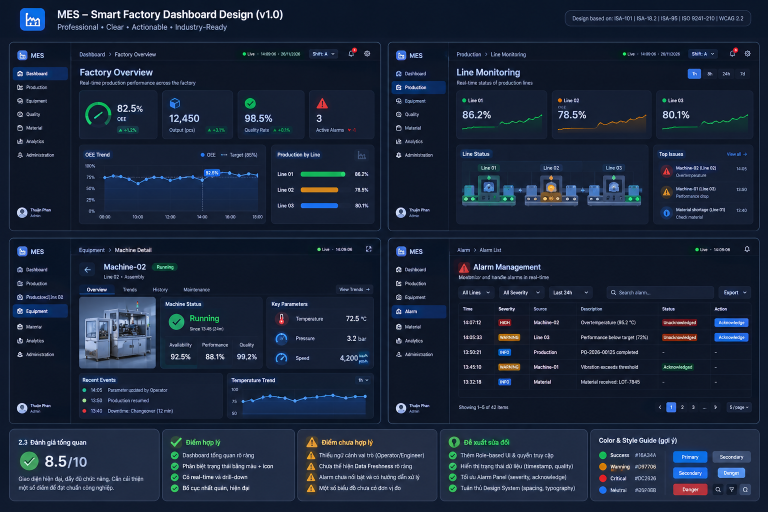
#> input picture docs/screenshots/UI2x2.png, 1536 x 1024 px, found by its file name (shown at 1/2 size)
$ python gauge_decisive.py
#> lines starting #> are read from the running program, lines starting #| are printed output that depends on the picture; after the words box and inside, x2 and y2 are one past the last pixel; in counts of white or black regions, pixels touching at a corner belong together
"""Xác định chính xác: KPI card 1 trong ảnh gốc có gauge tròn không?"""
import numpy as np
from PIL import Image
from collections import Counter

REF = r"e:\Work\SFSVcongty\Laird\Code\Data-Integrate\docs\screenshots\UI2x2.png"
a = np.array(Image.open(REF).convert("RGB"))
#> a is the input picture: shape (1024, 1536, 3); mean R, G, B 26.5, 38.3, 58.8

# Tìm pixel bão hoà trong card1 và in vị trí + màu
reg = a[115:200, 159:315].astype(np.int16)
mx = reg.max(axis=2); mn = reg.min(axis=2)
#> after `mx = reg.max(axis=2)`:
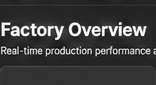
#> mx: shape (85, 156) int16; min 4, max 255, mean 61.5
sat = mx - mn
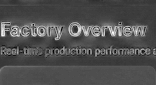
#> sat: shape (85, 156) int16; min 4, max 92, mean 31.8; drawn with min black and max white
m = (sat > 45) & (mx > 90)
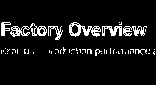
#> m: shape (85, 156) bool; 8.1% white in thin lines or dots, all inside (x1, y1, x2, y2) = (1, 22, 155, 56)
ys, xs = np.nonzero(m)
#> ys = 1078 values from 22 to 55; xs = 1078 values, max 154 at index 913, min 1 at index 14, mean 75.12
print("card1: %d pixel bão hoà" % len(xs))
#| card1: 1078 pixel bão hoà
if len(xs):
    print("  bbox y=%d..%d x=%d..%d" % (ys.min(), ys.max(), xs.min(), xs.max()))
#|   bbox y=22..55 x=1..154
    cc = Counter(map(tuple, reg[ys, xs]))
#> cc = 1065 items
    print("  màu bão hoà:")
    for c, n in cc.most_common(8):
        print("    #%02X%02X%02X  n=%d" % (c[0], c[1], c[2], n))
#> this loop made 8 passes
#> c on passes 1 to 8: (65, 77, 112), (189, 211, 242), (38, 50, 97), (195, 221, 249), (194, 222, 250), (52, 75, 137), (123, 142, 179), (166, 205, 249)
#|     #414D70  n=2
#|     #BDD3F2  n=2
#|     #263261  n=2
#|     #C3DDF9  n=2
#|     #C2DEFA  n=2
#|     #344B89  n=2
#|     #7B8EB3  n=2
#|     #A6CDF9  n=2
    # phân bố theo cột (gauge tròn = các cột giữa ít pixel hơn mép)
    hist = np.bincount(xs, minlength=reg.shape[1])
#> hist = 156 values, max 17 at index 1, min 0 at index 0, mean 6.91
    print("  histogram theo cột (mọi 5 cột):")
    print("   ", hist[::5].tolist())
#|     [0, 6, 4, 9, 3, 8, 2, 4, 6, 5, 9, 7, 12, 1, 11, 6, 12, 11, 9, 13, 4, 2, 12, 9, 10, 10, 8, 15, 7, 7, 0, 0]

print()
# So sánh: một gauge tròn đường kính 54px sẽ tạo ~170 pixel trên 1 vòng tròn
# Đếm pixel theo vòng tròn (distance transform đơn giản) tại tâm bbox
if len(xs):
    cy = (ys.min() + ys.max()) / 2
#> cy = 38.5
    cx = (xs.min() + xs.max()) / 2
#> cx = 77.5
    r = np.hypot(ys - cy, xs - cx)
#> r = 1078 values, max 78.05 at index 14, min 3.54 at index 802, mean 39.83
    hist_r = np.histogram(r, bins=12, range=(0, 40))[0]
#> hist_r = [0, 22, 34, 64, 70, 74, 66, 40, 38, 37, 54, 50]
    print("  histogram theo bán kính (0..40px):", hist_r.tolist())
#|   histogram theo bán kính (0..40px): [0, 22, 34, 64, 70, 74, 66, 40, 38, 37, 54, 50]
    print("  => gauge tròn sẽ có đỉnh rõ ở 1 giá trị r")

# Cả 4 KPI card: tìm mọi pixel bão hoà mạn tính theo card
print("\nTất cả pixel bão hoà trong dải KPI (y=115..200, x=140..761) theo card:")
reg2 = a[115:200, 140:761].astype(np.int16)
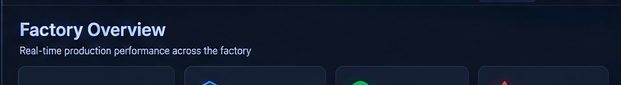
#> reg2: shape (85, 621, 3) int16; mean R, G, B 18.8, 28.6, 46.7
mx2 = reg2.max(axis=2); mn2 = reg2.min(axis=2)
#> after `mx2 = reg2.max(axis=2)`:
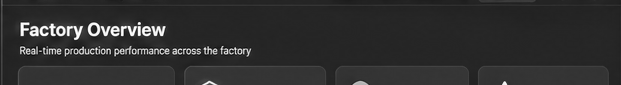
#> mx2: shape (85, 621) int16; min 1, max 255, mean 46.8
m2 = (mx2 - mn2 > 45) & (mx2 > 90)
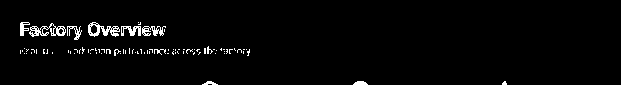
#> m2: shape (85, 621) bool; 2.5% white in thin lines or dots, all inside (x1, y1, x2, y2) = (20, 22, 507, 85)
for x0, x1, name in [(159, 314, "card1"), (325, 466, "card2"), (475, 608, "card3"), (619, 748, "card4")]:
    sub = m2[:, x0 - 140:x1 - 140 + 1]
    ys2, xs2 = np.nonzero(sub)
    cc = Counter(map(tuple, reg2[ys2, xs2])) if len(xs2) else {}
    print("  %s: %d px bão hoà  %s" % (name, len(xs2),
          ("màu: " + ", ".join("#%02X%02X%02X(%d)" % (c[0], c[1], c[2], n) for c, n in cc.most_common(3))) if cc else ""))
#> this loop made 4 passes
#> (ys2, xs2) on pass 4: ([81, 81, 82, 82, 82, 83, 83, 83, 83, 83, 84, 84, 84, 84, 84], [25, 26, 24, 25, 26, 23, 24, 25, 26, 27, 23, 24, 25, 26, 27])
#|   card1: 1078 px bão hoà  màu: #0D1627(8), #0D1527(7), #192439(6)
#|   card2: 157 px bão hoà  màu: #141F33(19), #141F34(5), #0D1424(4)
#|   card3: 46 px bão hoà  màu: #141F33(22), #141F34(6), #131F33(3)
#|   card4: 15 px bão hoà  màu: #141F33(9), #141F34(3), #131F33(1)
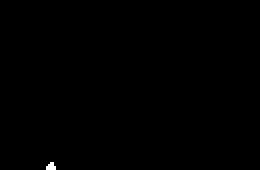
#> sub: shape (85, 130) bool (shown 2 times larger); 0.14% white; 1 white region (1 under 20 px)

$ run again, with docs/screenshots/Dashboard_sample_2.png copied over docs/screenshots/UI2x2.png
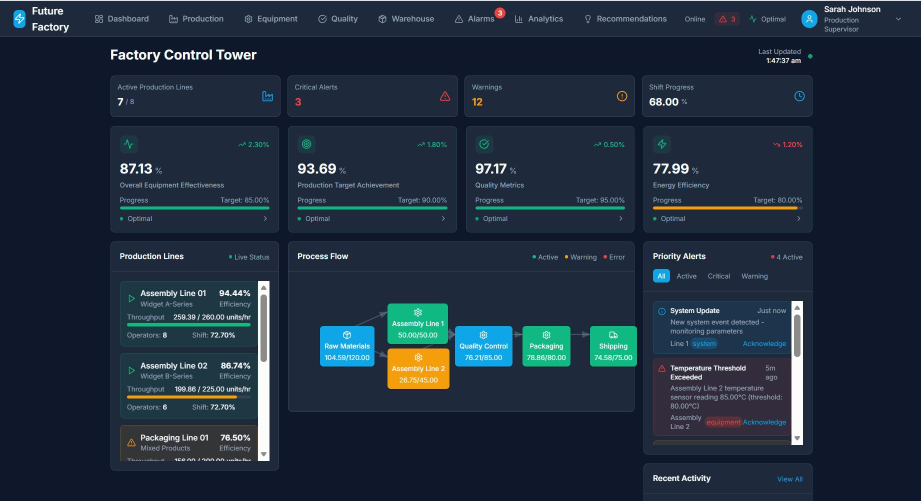
#> input picture docs/screenshots/Dashboard_sample_2.png, 1842 x 1001 px, found by its file name (shown at 1/2 size)
#> a is the input picture: shape (1001, 1842, 3); mean R, G, B 31.7, 45.1, 60.8
#> m: shape (85, 156) bool; 0.06% white in thin lines or dots, all inside (x1, y1, x2, y2) = (77, 0, 151, 85)
#> ys = [0, 0, 1, 1, 2, 83, 84, 84]; xs = [77, 150, 77, 95, 78, 82, 82, 102]
#| card1: 8 pixel bão hoà
#|   bbox y=0..84 x=77..150
#> `cc = Counter(map(tuple, reg[ys, xs]))`: cc = {(71, 84, 129): 1, (133, 154, 181): 1, (39, 52, 96): 1, (187, 215, 236): 1, (156, 170, 207): 1, (208, 227, 255): 1, (48, 65, 95): 1, (111, 124, 158): 1}
#> the loop `for c, n in cc.most_common(8):` made 8 passes
#> (printed output is left out)
#> hist = 156 values, max 2 at index 77, min 0 at index 0, mean 0.0513
#|     [0, 0, 0, 0, 0, 0, 0, 0, 0, 0, 0, 0, 0, 0, 0, 0, 0, 0, 0, 1, 0, 0, 0, 0, 0, 0, 0, 0, 0, 0, 1, 0]
#> cy = 42
#> cx = 113.5
#> r = [55.64, 55.64, 54.89, 44.98, 53.48, 51.7, 52.5, 43.55]
#> hist_r = [0, 0, 0, 0, 0, 0, 0, 0, 0, 0, 0, 0]
#|   histogram theo bán kính (0..40px): [0, 0, 0, 0, 0, 0, 0, 0, 0, 0, 0, 0]
#> `m2 = (mx2 - mn2 > 45) & (mx2 > 90)`:
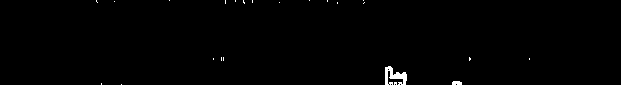
#> m2: shape (85, 621) bool; 0.6% white; 23 white regions (21 under 20 px), largest, box (x1, y1, x2, y2) and area: (385, 66, 407, 85) 225, (452, 81, 462, 85) 36
#> the loop `for x0, x1, name in [(159, 314, "card1"), (325, 466, "card2"), (475, 6..` made 4 passes
#> (ys2, xs2) on pass 1: ([0, 0, 1, 1, 2, 83, 84, 84], [77, 150, 77, 95, 78, 82, 82, 102])
#> (printed output is left out)
#> pass 3, `sub = m2[:, x0 - 140:x1 - 140 + 1]`:
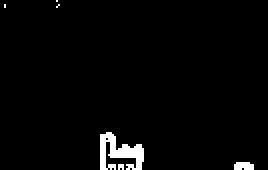
#> sub: shape (85, 134) bool (shown 2 times larger); 2.4% white; 6 white regions (4 under 20 px), largest, box (x1, y1, x2, y2) and area: (50, 66, 72, 85) 225, (117, 81, 127, 85) 36
